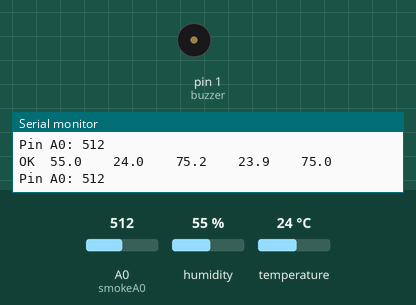
Simulated run of this sketch. Board: Arduino Uno, built with avr-gcc and run on an emulated ATmega328P. Shown: buzzer (waves = sounding), the last lines printed to the serial monitor. Inputs (shaded band) come from the test bench; at power-on: A0 (smokeA0) = 512, humidity 55 %, temperature 24 °C.

Above: at 2.9 s.
3.0 s: A0 (smokeA0) set to 418
6.5 s: A0 (smokeA0) set to 385
At 7.2 s:
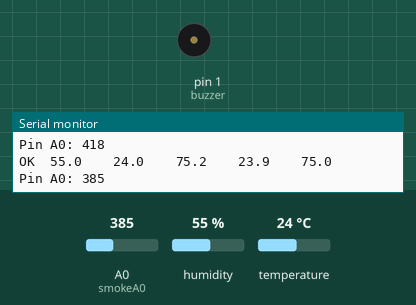
8.1 s: A0 (smokeA0) set to 410
At 12.4 s:
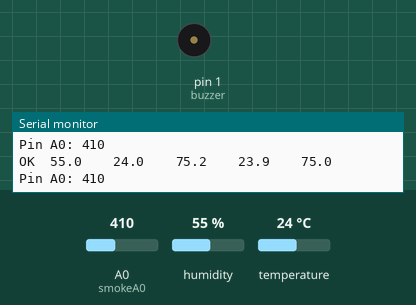
12.5 s: A0 (smokeA0) set to 390
At 13.6 s:
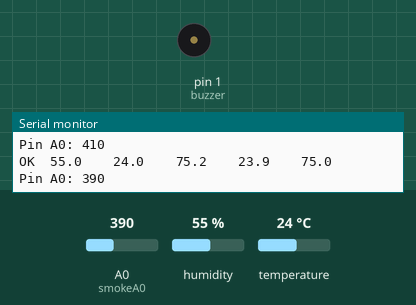
Timing chart, 0 to 15.1 s (numbered marks = the images above; inputs shaded):
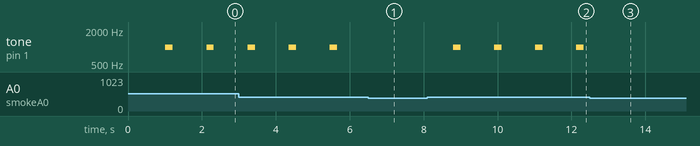

The sketch:

merg_dht_buz_mq2.ino
```cpp
#include "DHTesp.h"

#define DHTpin 14    //D5 of NodeMCU is GPIO14

DHTesp dht;
//
int buzzer = 1;
int smokeA0 = A0;

// Your threshold value. You might need to change it.
int sensorThres = 400;

//
void setup()
{
  //
  pinMode(buzzer, OUTPUT);
  pinMode(smokeA0, INPUT);
  //
  Serial.begin(9600);
  Serial.println();
  Serial.println("Status\tHumidity (%)\tTemperature (C)\t(F)\tHeatIndex (C)\t(F)");

  // Autodetect is not working reliable, don't use the following line
  // dht.setup(17);

  // use this instead:
  dht.setup(DHTpin, DHTesp::DHT11); //for DHT11 Connect DHT sensor to GPIO 17
  //dht.setup(DHTpin, DHTesp::DHT22); //for DHT22 Connect DHT sensor to GPIO 17
}

void loop()
{
  delay(dht.getMinimumSamplingPeriod());

  float humidity = dht.getHumidity();
  float temperature = dht.getTemperature();

  Serial.print(dht.getStatusString());
  Serial.print("\t");
  Serial.print(humidity, 1);
  Serial.print("\t\t");
  Serial.print(temperature, 1);
  Serial.print("\t\t");
  Serial.print(dht.toFahrenheit(temperature), 1);
  Serial.print("\t\t");
  Serial.print(dht.computeHeatIndex(temperature, humidity, false), 1);
  Serial.print("\t\t");
  Serial.println(dht.computeHeatIndex(dht.toFahrenheit(temperature), humidity, true), 1);
//
int analogSensor = analogRead(smokeA0);

  Serial.print("Pin A0: ");
  Serial.println(analogSensor);
  // Checks if it has reached the threshold value
  if (analogSensor > sensorThres)
  {
    tone(buzzer, 1000, 200);
  }
  else
  {
    noTone(buzzer);
  }
  delay(100);
  //

}
```

Measured:
- the behaviour switches between 401 and 400 on A0 (smokeA0) (found by bisection; images 0 and 1)
- after the input at 6.5 s, tone on pin 1 (buzzer): stops changing and stays silent
- after the input at 8.1 s, tone on pin 1 (buzzer): alternates 1000 Hz for 0.20 s and silent for 0.91 s, starting after 0.70 s
- after the input at 12.5 s, tone on pin 1 (buzzer): stops changing and stays silent
- by itself, tone on pin 1 (buzzer): alternates 1000 Hz for 0.20 s and silent for 0.91 s
